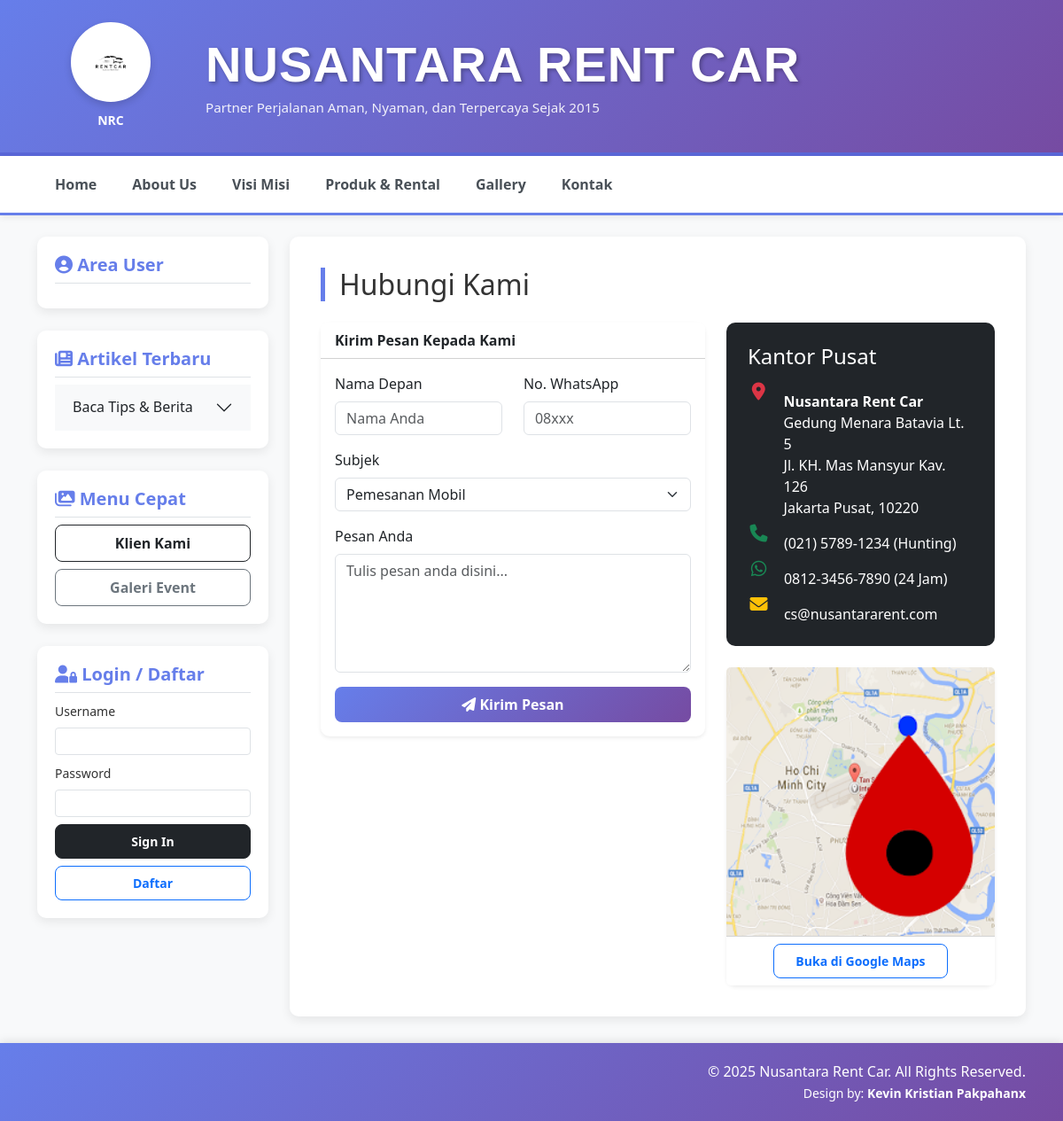
The page /index.php?page=kontak on the database its author committed.
### tables this page shows
CREATE TABLE IF NOT EXISTS content_pages (
    id INT AUTO_INCREMENT PRIMARY KEY,
    page_key VARCHAR(50) UNIQUE NOT NULL,
    page_title VARCHAR(100) NOT NULL,
    content TEXT NOT NULL,
    updated_at TIMESTAMP DEFAULT CURRENT_TIMESTAMP ON UPDATE CURRENT_TIMESTAMP,
    updated_by INT,
    FOREIGN KEY (updated_by) REFERENCES users(id)
);

### includes/functions.php (called while the page is built, shortened)
<?php
function get_content($key, $default = '') {
    global $koneksi;
    $key = mysqli_real_escape_string($koneksi, $key);
    $q = mysqli_query($koneksi, "SELECT content FROM content_pages WHERE page_key='$key'");
    if ($q && mysqli_num_rows($q) > 0) {
        $data = mysqli_fetch_array($q);
        return $data['content'];
    }
    return $default;
}
?>

### pages/kontak.php (the view, shortened to what this page needs)
<h2 class="border-start border-5 ps-3 mb-4" style="border-color: #667eea !important;">Hubungi Kami</h2>
<div class="row">
    <div class="col-lg-7 mb-4">
        <div class="card shadow-sm">
            <div class="card-header bg-white fw-bold">Kirim Pesan Kepada Kami</div>
            <div class="card-body">
                <form>
                    <div class="row mb-3">
                        <div class="col">
                            <label class="form-label">Nama Depan</label>
                            <input type="text" class="form-control" placeholder="Nama Anda">
                        </div>
                        <div class="col">
                            <label class="form-label">No. WhatsApp</label>
                            <input type="text" class="form-control" placeholder="08xxx">
                        </div>
                    </div>
                    <div class="mb-3">
                        <label class="form-label">Subjek</label>
                        <select class="form-select">
                            <option>Pemesanan Mobil</option>
                        </select>
                    </div>
                    <div class="mb-3">
                        <label class="form-label">Pesan Anda</label>
                        <textarea class="form-control" rows="5" placeholder="Tulis pesan anda disini..."></textarea>
                    </div>
                    <button type="button" class="btn btn-primary w-100" onclick="alert('Pesan terkirim (Simulasi)!'); return false;"><i class="fas fa-paper-plane"></i> Kirim Pesan</button>
                </form>
            </div>
        </div>
    </div>
    <div class="col-lg-5">
        <div class="card bg-dark text-white mb-4">
            <div class="card-body p-4">
                <h4 class="card-title mb-4">Kantor Pusat</h4>
                <div class="d-flex mb-3">
                    <i class="fas fa-map-marker-alt fa-fw fa-lg me-3 text-danger"></i>
                    <div>
                        <strong><?= get_content('company_name', 'Nusantara Rent Car'); ?></strong><br>
                        <?= nl2br(get_content('contact_office', 'Jakarta Pusat')); ?>
                    </div>
                </div>
                <div class="d-flex mb-3">
                    <i class="fas fa-phone fa-fw fa-lg me-3 text-success"></i>
                    <div><?= get_content('contact_phone', '(021) 1234-5678'); ?></div>
                </div>
                <div class="d-flex mb-3">
                    <i class="fab fa-whatsapp fa-fw fa-lg me-3 text-success"></i>
                    <div><?= get_content('contact_whatsapp', '0812-3456-7890'); ?> (24 Jam)</div>
                </div>
                <div class="d-flex">
                    <i class="fas fa-envelope fa-fw fa-lg me-3 text-warning"></i>
                    <div><?= get_content('contact_email', 'cs@nusantararent.com'); ?></div>
                </div>
            </div>
        </div>
        <div class="card shadow-sm">
            <img src="assets/img/lokasi.png" class="card-img-top" alt="Maps">
            <div class="card-footer text-center bg-white">
                <a href="#" class="btn btn-outline-primary btn-sm">Buka di Google Maps</a>
            </div>
        </div>
    </div>
</div>

### assets/style.css (style rules this page uses)
* { margin: 0; padding: 0; box-sizing: border-box; }
body { background-color: #f8f9fa; font-family: 'Segoe UI', Tahoma, Geneva, Verdana, sans-serif; color: #333; }
.card { border-radius: 10px; border: none; }
.btn { border-radius: 8px; padding: 0.5rem 1.5rem; font-weight: 600; transition: all 0.3s ease; }
.btn-primary { background: linear-gradient(135deg, #667eea 0%, #764ba2 100%); border: none; }

### rows shown on the page
content_pages: content "Nusantara Rent Car"
content_pages: content "Gedung Menara Batavia Lt. 5 Jl. KH. Mas Mansyur Kav. 126 Jakarta Pusat, 10220"
content_pages: content "(021) 5789-1234 (Hunting)"
content_pages: content "0812-3456-7890"
content_pages: content "cs@nusantararent.com"
